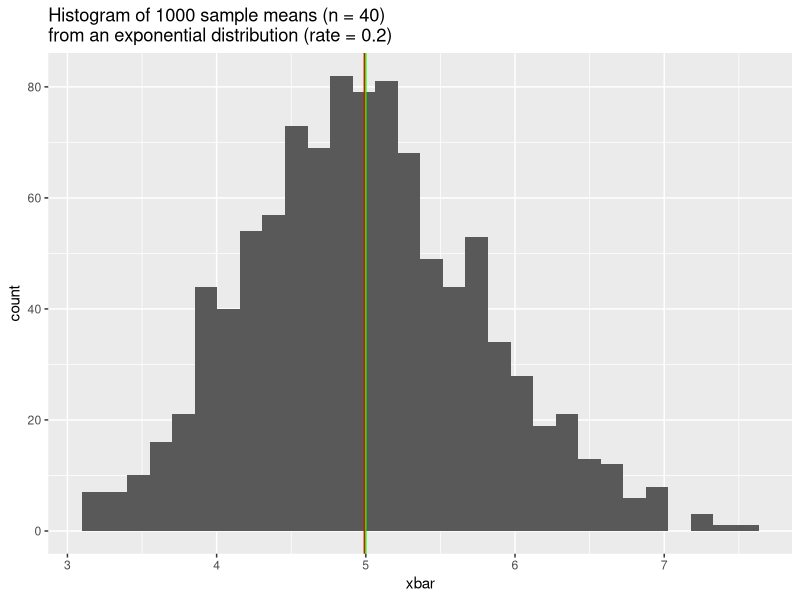
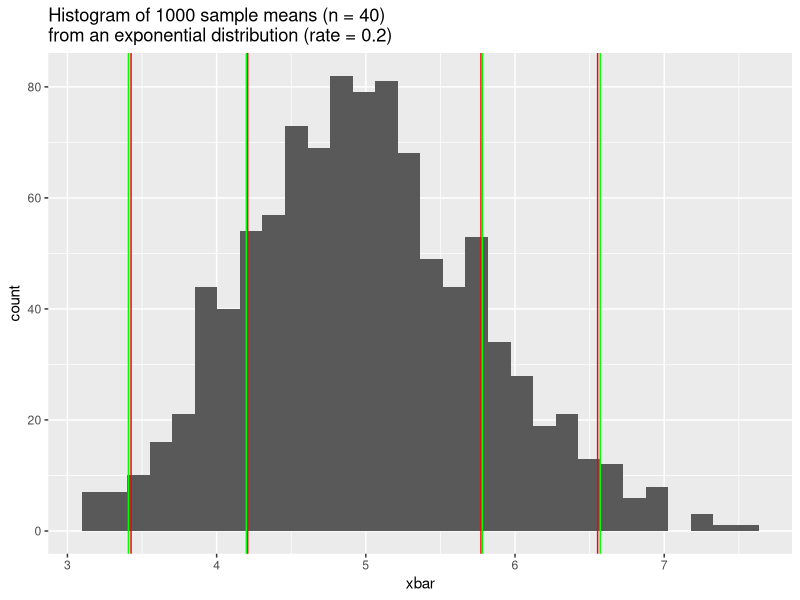
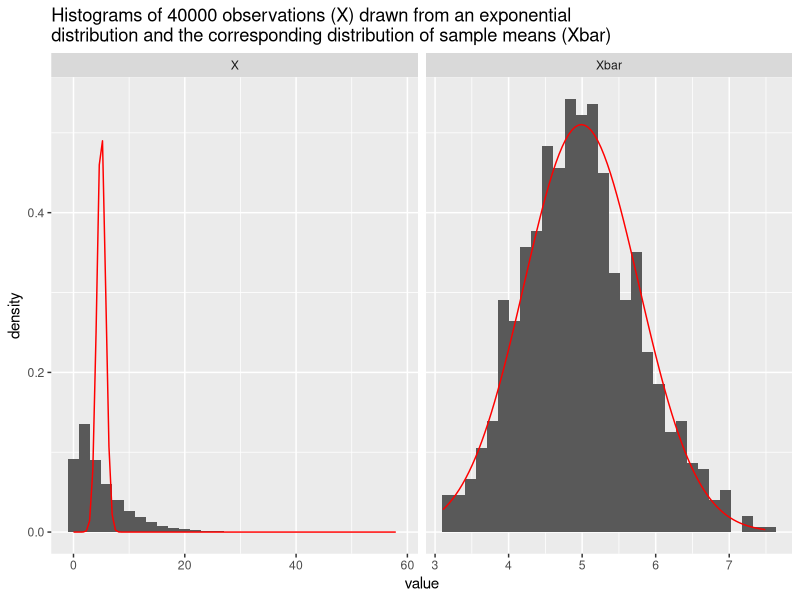

Write R code to recreate these figures, in order.
## ---- chunk 1
lambda = 0.2
## ---- chunk 2
set.seed(1)
xbar = NULL
x = NULL
for (i in 1:1000) {
  sample = rexp(40,rate = lambda)
  x = append(x, sample, length(x))
  xbar[i] = mean(sample)
}
## ---- chunk 3
E_xbar = mean(xbar)
mean_prct_err = (E_xbar - (1/lambda))/(1/lambda) * 100

library(ggplot2)
mean_plot = ggplot(data = data.frame(xbar = xbar), 
                   aes(x = xbar))
mean_plot = mean_plot + geom_histogram()
mean_plot = mean_plot + geom_vline(xintercept = E_xbar, 
                                   colour = "red")
mean_plot = mean_plot + geom_vline(xintercept = 1/lambda, 
                                   colour = "green")
mean_plot = mean_plot + ggtitle(paste("Histogram of 1000 sample means (n = 40)",
                                      "\nfrom an exponential distribution (rate = 0.2)"))
print(mean_plot)
## ---- chunk 4
Var_hat_xbar = (sd(xbar))^2
Var_x = (1/lambda)^2
Var_xbar = Var_x/40
Var_prct_err = (Var_hat_xbar - Var_xbar)/Var_xbar * 100

library(ggplot2)
mean_plot = ggplot(data = data.frame(xbar = xbar),
                   aes(x = xbar))
mean_plot = mean_plot + geom_histogram()
mean_plot = mean_plot + geom_vline(xintercept = c(-2,-1,1,2) * sqrt(Var_hat_xbar) + E_xbar,
                                   colour = "red")
mean_plot = mean_plot + geom_vline(xintercept = c(-2,-1,1,2) * sqrt(Var_xbar) + E_xbar,
                                   colour = "green")
mean_plot = mean_plot + ggtitle(paste("Histogram of 1000 sample means (n = 40)",
                                "\nfrom an exponential distribution (rate = 0.2)"))
print(mean_plot)
## ---- chunk 5
variable = append(seq(1,1,length=length(x)),seq(0,0,length=length(xbar)),after=length(x))
variable = factor(x = variable, levels = c(1,0), labels = c("X","Xbar"))
df = data.frame(value = append(x,xbar,after=length(x)), variable=variable)

library(ggplot2)
distr_plot = ggplot(data = df, aes(x = value))
distr_plot = distr_plot + geom_histogram(mapping=aes(y = ..density..))
distr_plot = distr_plot + stat_function(fun=dnorm, colour = "red",
                                        args = list(mean = mean(xbar), sd = sd(xbar)))
distr_plot = distr_plot + facet_grid(.~variable, scales ="free")
distr_plot = distr_plot + ggtitle(paste("Histograms of 40000 observations (X) drawn from",
                                        "an exponential\ndistribution and the corresponding",
                                        "distribution of sample means (Xbar)"))
print(distr_plot)
